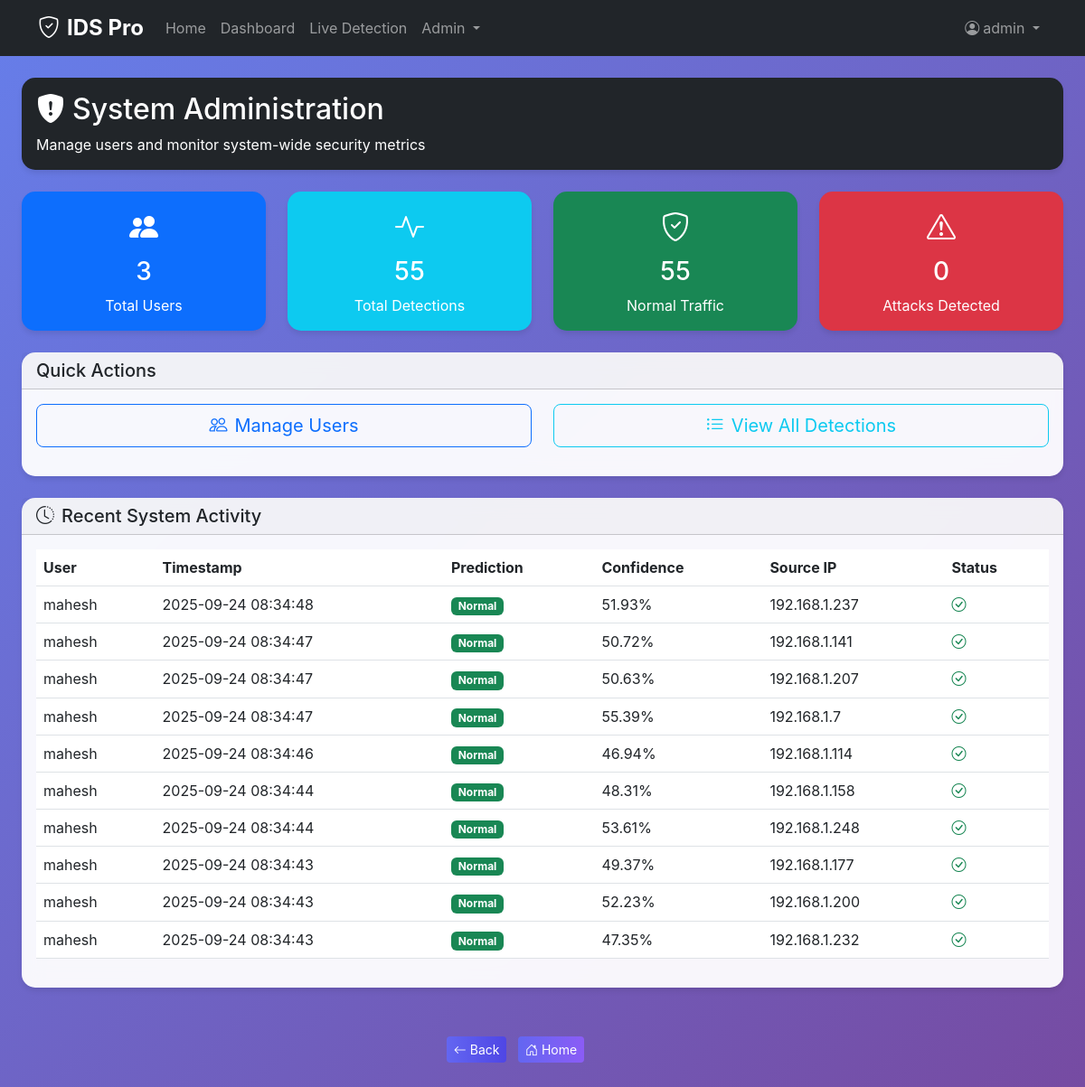
The app's page /admin/dashboard (signed in) with its own data.
### intrusion_detection_system/app/models/user.py (models this page shows, shortened)
class User(UserMixin, db.Model):
    id = db.Column(db.Integer, primary_key=True)
    username = db.Column(db.String(80), unique=True, nullable=False)
    email = db.Column(db.String(120), unique=True, nullable=False)
    password_hash = db.Column(db.String(120), nullable=False)
    role = db.Column(db.String(20), nullable=False, default='User')
    active = db.Column(db.Boolean, default=True)
    created_at = db.Column(db.DateTime, default=datetime.utcnow)
    ROLES = ['User', 'Admin', 'SuperAdmin']
    def can_manage_users(self):
        return self.role in ['SuperAdmin', 'Admin']

### intrusion_detection_system/app/models/detection.py (models this page shows, shortened)
class Detection(db.Model):
    id = db.Column(db.Integer, primary_key=True)
    user_id = db.Column(db.Integer, db.ForeignKey('user.id'), nullable=False)
    prediction = db.Column(db.String(20), nullable=False)
    confidence = db.Column(db.Float, nullable=False)
    timestamp = db.Column(db.DateTime, default=datetime.utcnow)
    ip_address = db.Column(db.String(45))
    protocol = db.Column(db.String(10))
    src_bytes = db.Column(db.Integer)
    dst_bytes = db.Column(db.Integer)
    user = db.relationship('User', backref=db.backref('detections', lazy=True))

### intrusion_detection_system/app/routes/admin.py (the view)
@admin_bp.route('/dashboard')
@login_required
@admin_required
def dashboard():
    if current_user.role == 'SuperAdmin':
        total_users = User.query.count()
    else:
        total_users = User.query.filter_by(role='User').count()
    total_detections = Detection.query.count()
    recent_detections = Detection.query.order_by(Detection.timestamp.desc()).limit(10).all()
    stats = {
        'total_users': total_users,
        'total_detections': total_detections,
        'normal_count': Detection.query.filter_by(prediction='normal').count(),
        'attack_count': Detection.query.filter(Detection.prediction != 'normal').count()
    }
    return render_template('admin/dashboard.html', stats=stats, recent_detections=recent_detections)

### intrusion_detection_system/app/models/user.py (called while the page is built)
@login_manager.user_loader
def load_user(user_id):
    return User.query.get(int(user_id))

### intrusion_detection_system/app/routes/admin.py (called while the page is built)
def admin_required(f):
    @wraps(f)
    def decorated_function(*args, **kwargs):
        if not current_user.is_authenticated or not current_user.can_manage_users():
            flash('Access denied. Admin privileges required.')
            return redirect(url_for('main.dashboard'))
        return f(*args, **kwargs)
    return decorated_function

### intrusion_detection_system/app/templates/admin/dashboard.html (shortened to what this page needs)
{% extends "base.html" %}
{% block content %}
<div class="container-fluid">
    <div class="row mb-4">
        <div class="col-12">
            <div class="card bg-dark text-white">
                <div class="card-body">
                    <h2 class="card-title">
                        <i class="bi bi-shield-fill-exclamation me-2"></i>System Administration
                    </h2>
                    <p class="card-text">Manage users and monitor system-wide security metrics</p>
                </div>
            </div>
        </div>
    </div>
    <div class="row mb-4">
        <div class="col-md-3">
            <div class="card bg-primary text-white">
                <div class="card-body text-center">
                    <i class="bi bi-people-fill" style="font-size: 2rem;"></i>
                    <h3 class="mt-2">{{ stats.total_users }}</h3>
                    <p class="mb-0">Total Users</p>
                </div>
            </div>
        </div>
        <div class="col-md-3">
            <div class="card bg-info text-white">
                <div class="card-body text-center">
                    <i class="bi bi-activity" style="font-size: 2rem;"></i>
                    <h3 class="mt-2">{{ stats.total_detections }}</h3>
                    <p class="mb-0">Total Detections</p>
                </div>
            </div>
        </div>
        <div class="col-md-3">
            <div class="card bg-success text-white">
                <div class="card-body text-center">
                    <i class="bi bi-shield-check" style="font-size: 2rem;"></i>
                    <h3 class="mt-2">{{ stats.normal_count }}</h3>
                    <p class="mb-0">Normal Traffic</p>
                </div>
            </div>
        </div>
        <div class="col-md-3">
            <div class="card bg-danger text-white">
                <div class="card-body text-center">
                    <i class="bi bi-exclamation-triangle" style="font-size: 2rem;"></i>
                    <h3 class="mt-2">{{ stats.attack_count }}</h3>
                    <p class="mb-0">Attacks Detected</p>
                </div>
            </div>
        </div>
    </div>
    <div class="row mb-4">
        <div class="col-12">
            <div class="card">
                <div class="card-header">
                    <h5 class="mb-0">Quick Actions</h5>
                </div>
                <div class="card-body">
                    <div class="row">
                        <div class="col-md-6">
                            <a href="{{ url_for('admin.users') }}" class="btn btn-outline-primary btn-lg w-100 mb-3">
                                <i class="bi bi-people me-2"></i>Manage Users
                            </a>
                        </div>
                        <div class="col-md-6">
                            <a href="{{ url_for('detection.results') }}" class="btn btn-outline-info btn-lg w-100 mb-3">
                                <i class="bi bi-list-ul me-2"></i>View All Detections
                            </a>
                        </div>
                    </div>
                </div>
            </div>
        </div>
    </div>
    <div class="card">
        <div class="card-header">
            <h5 class="mb-0">
                <i class="bi bi-clock-history me-2"></i>Recent System Activity
            </h5>
        </div>
        <div class="card-body">
            {% if recent_detections %}
                <div class="table-responsive">
                    <table class="table table-hover">
                        <thead>
                            <tr>
                                <th>User</th>
                                <th>Timestamp</th>
                                <th>Prediction</th>
                                <th>Confidence</th>
                                <th>Source IP</th>
                                <th>Status</th>
                            </tr>
                        </thead>
                        <tbody>
                            {% for detection in recent_detections %}
                            <tr>
                                <td>{{ detection.user.username }}</td>
                                <td>{{ detection.timestamp.strftime('%Y-%m-%d %H:%M:%S') }}</td>
                                <td>
                                    <span class="badge {% if detection.prediction == 'normal' %}bg-success{% else %}bg-danger{% endif %}">
                                        {{ detection.prediction.title() }}
                                    </span>
                                </td>
                                <td>{{ "%.2f"|format(detection.confidence * 100) }}%</td>
                                <td>{{ detection.ip_address }}</td>
                                <td>
                                    {% if detection.prediction == 'normal' %}
                                        <i class="bi bi-check-circle text-success"></i>
                                    {% else %}
                                        <i class="bi bi-exclamation-triangle text-danger"></i>
                                    {% endif %}
                                </td>
                            </tr>
                            {% endfor %}
                        </tbody>
                    </table>
                </div>
            {% else %}
                <div class="text-center py-4">
                    <i class="bi bi-inbox" style="font-size: 3rem; color: #6c757d;"></i>
                    <h5 class="mt-3 text-muted">No recent activity</h5>
                </div>
            {% endif %}
        </div>
    </div>
</div>
{% endblock %}

### intrusion_detection_system/app/templates/base.html (shortened to what this page needs)
<!DOCTYPE html>
<html lang="en">
<head>
    <link href="https://cdn.jsdelivr.net/npm/bootstrap@5.3.0/dist/css/bootstrap.min.css" rel="stylesheet">
    <link href="https://cdn.jsdelivr.net/npm/bootstrap-icons@1.10.0/font/bootstrap-icons.css" rel="stylesheet">
</head>
<body>
    <nav class="navbar navbar-expand-lg navbar-dark bg-dark">
        <div class="container">
            <a class="navbar-brand" href="{{ url_for('main.index') }}">
                <i class="bi bi-shield-check me-2"></i>IDS Pro
            </a>
            <div class="collapse navbar-collapse" id="navbarNav">
                <ul class="navbar-nav me-auto">
                    <li class="nav-item">
                        <a class="nav-link" href="{{ url_for('main.index') }}">Home</a>
                    </li>
                    {% if current_user.is_authenticated %}
                    <li class="nav-item">
                        <a class="nav-link" href="{{ url_for('main.dashboard') }}">Dashboard</a>
                    </li>
                    <li class="nav-item">
                        <a class="nav-link" href="{{ url_for('detection.live_detection') }}">Live Detection</a>
                    </li>
                    {% if current_user.can_manage_users() %}
                    <li class="nav-item dropdown">
                        <a class="nav-link dropdown-toggle" href="#" role="button" data-bs-toggle="dropdown">
                            Admin
                        </a>
                    </li>
                    {% endif %}
                    {% endif %}
                </ul>
                <ul class="navbar-nav">
                    {% if current_user.is_authenticated %}
                    <li class="nav-item dropdown">
                        <a class="nav-link dropdown-toggle" href="#" role="button" data-bs-toggle="dropdown">
                            <i class="bi bi-person-circle me-1"></i>{{ current_user.username }}
                        </a>
                    </li>
                    {% endif %}
                </ul>
            </div>
        </div>
    </nav>
    <div class="container-fluid py-4">
        {% block content %}{% endblock %}
    </div>
<div id="bottom-nav" class="container" style="text-align:center; margin: 30px 0;">
  <button class="btn btn-sm" id="btn-back" style="background:linear-gradient(90deg,#6366f1,#4f46e5); color:#fff; border: none; margin-right:8px;">
    <i class="bi bi-arrow-left"></i> Back
  </button>
  <a class="btn btn-sm" id="btn-home" href="/" style="background:linear-gradient(90deg,#6366f1,#8b5cf6); color:#fff; border: none;">
    <i class="bi bi-house-door"></i> Home
  </a>
</div>
</body>
</html>

### intrusion_detection_system/app/templates/base.html (style rules this page uses)
:root { --primary-color: #6366f1; --primary-dark: #4f46e5; --secondary-color: #8b5cf6; --success-color: #10b981; --warning-color: #f59e0b; --danger-color: #ef4444; --dark-bg: #1e293b; --card-shadow: 0 4px 6px -1px rgba(0, 0, 0, 0.1); }
body { background: linear-gradient(135deg, #667eea 0%, #764ba2 100%); min-height: 100vh; font-family: 'Inter', -apple-system, BlinkMacSystemFont, sans-serif; }
.navbar-brand { font-weight: 700; font-size: 1.5rem; }
.card { border: none; border-radius: 15px; box-shadow: var(--card-shadow); backdrop-filter: blur(10px); background: rgba(255, 255, 255, 0.95); }

### records on screen
User: username "admin"
Detection: user.username "mahesh", timestamp "2025-09-24 08:34:48", prediction "Normal", detection.confidence*100 "51.93", ip_address "192.168.1.237"
Detection: user.username "mahesh", timestamp "2025-09-24 08:34:47", prediction "Normal", detection.confidence*100 "50.72", ip_address "192.168.1.141"
Detection: user.username "mahesh", timestamp "2025-09-24 08:34:47", prediction "Normal", detection.confidence*100 "50.63", ip_address "192.168.1.207"
Detection: user.username "mahesh", timestamp "2025-09-24 08:34:47", prediction "Normal", detection.confidence*100 "55.39", ip_address "192.168.1.7"
Detection: user.username "mahesh", timestamp "2025-09-24 08:34:46", prediction "Normal", detection.confidence*100 "46.94", ip_address "192.168.1.114"
Detection: user.username "mahesh", timestamp "2025-09-24 08:34:44", prediction "Normal", detection.confidence*100 "48.31", ip_address "192.168.1.158"
Detection: user.username "mahesh", timestamp "2025-09-24 08:34:44", prediction "Normal", detection.confidence*100 "53.61", ip_address "192.168.1.248"
Detection: user.username "mahesh", timestamp "2025-09-24 08:34:43", prediction "Normal", detection.confidence*100 "49.37", ip_address "192.168.1.177"
Detection: user.username "mahesh", timestamp "2025-09-24 08:34:43", prediction "Normal", detection.confidence*100 "52.23", ip_address "192.168.1.200"
Detection: user.username "mahesh", timestamp "2025-09-24 08:34:43", prediction "Normal", detection.confidence*100 "47.35", ip_address "192.168.1.232"

### other values on screen
{{ stats.total_users }} "3"
{{ stats.total_detections }} "55"
{{ stats.normal_count }} "55"
{{ stats.attack_count }} "0"
